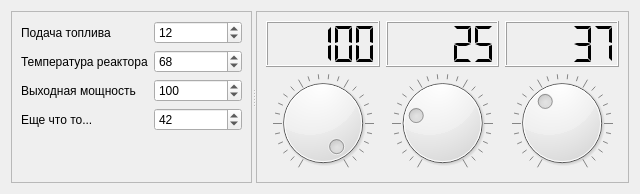
<?xml version="1.0" encoding="UTF-8"?>
<ui version="4.0">
 <class>Dialog</class>
 <widget class="QDialog" name="Dialog">
  <property name="geometry">
   <rect>
    <x>0</x>
    <y>0</y>
    <width>640</width>
    <height>194</height>
   </rect>
  </property>
  <property name="windowTitle">
   <string>Управление реактором</string>
  </property>
  <layout class="QGridLayout" name="gridLayout_3">
   <item row="0" column="0">
    <widget class="QSplitter" name="splitter">
     <property name="orientation">
      <enum>Qt::Horizontal</enum>
     </property>
     <widget class="QFrame" name="frame">
      <property name="frameShape">
       <enum>QFrame::StyledPanel</enum>
      </property>
      <property name="frameShadow">
       <enum>QFrame::Raised</enum>
      </property>
      <layout class="QGridLayout" name="gridLayout">
       <item row="3" column="1">
        <widget class="QSpinBox" name="spinBox_4">
         <property name="value">
          <number>42</number>
         </property>
        </widget>
       </item>
       <item row="2" column="1">
        <widget class="QSpinBox" name="spinBox_3">
         <property name="maximum">
          <number>10000</number>
         </property>
         <property name="value">
          <number>100</number>
         </property>
        </widget>
       </item>
       <item row="3" column="0">
        <widget class="QLabel" name="label_4">
         <property name="text">
          <string>Еще что то...</string>
         </property>
         <property name="buddy">
          <cstring>spinBox_4</cstring>
         </property>
        </widget>
       </item>
       <item row="1" column="1">
        <widget class="QSpinBox" name="spinBox_2">
         <property name="value">
          <number>68</number>
         </property>
        </widget>
       </item>
       <item row="2" column="0">
        <widget class="QLabel" name="label_3">
         <property name="text">
          <string>Выходная мощность</string>
         </property>
         <property name="buddy">
          <cstring>spinBox_3</cstring>
         </property>
        </widget>
       </item>
       <item row="0" column="1">
        <widget class="QSpinBox" name="spinBox">
         <property name="value">
          <number>12</number>
         </property>
        </widget>
       </item>
       <item row="1" column="0">
        <widget class="QLabel" name="label_2">
         <property name="text">
          <string>Температура реактора</string>
         </property>
         <property name="buddy">
          <cstring>spinBox_2</cstring>
         </property>
        </widget>
       </item>
       <item row="0" column="0">
        <widget class="QLabel" name="label">
         <property name="text">
          <string>Подача топлива</string>
         </property>
         <property name="buddy">
          <cstring>spinBox</cstring>
         </property>
        </widget>
       </item>
       <item row="4" column="0" colspan="2">
        <spacer name="verticalSpacer">
         <property name="orientation">
          <enum>Qt::Vertical</enum>
         </property>
         <property name="sizeHint" stdset="0">
          <size>
           <width>20</width>
           <height>40</height>
          </size>
         </property>
        </spacer>
       </item>
      </layout>
     </widget>
     <widget class="QFrame" name="frame_2">
      <property name="frameShape">
       <enum>QFrame::StyledPanel</enum>
      </property>
      <property name="frameShadow">
       <enum>QFrame::Raised</enum>
      </property>
      <layout class="QGridLayout" name="gridLayout_2">
       <item row="0" column="0">
        <widget class="QLCDNumber" name="lcdNumber">
         <property name="segmentStyle">
          <enum>QLCDNumber::Flat</enum>
         </property>
         <property name="value" stdset="0">
          <double>100.000000000000000</double>
         </property>
        </widget>
       </item>
       <item row="0" column="1">
        <widget class="QLCDNumber" name="lcdNumber_2">
         <property name="segmentStyle">
          <enum>QLCDNumber::Flat</enum>
         </property>
         <property name="value" stdset="0">
          <double>25.000000000000000</double>
         </property>
        </widget>
       </item>
       <item row="0" column="2">
        <widget class="QLCDNumber" name="lcdNumber_3">
         <property name="segmentStyle">
          <enum>QLCDNumber::Flat</enum>
         </property>
         <property name="value" stdset="0">
          <double>37.000000000000000</double>
         </property>
        </widget>
       </item>
       <item row="1" column="0">
        <widget class="QDial" name="dial">
         <property name="value">
          <number>99</number>
         </property>
         <property name="wrapping">
          <bool>false</bool>
         </property>
         <property name="notchesVisible">
          <bool>true</bool>
         </property>
        </widget>
       </item>
       <item row="1" column="1">
        <widget class="QDial" name="dial_2">
         <property name="value">
          <number>25</number>
         </property>
         <property name="wrapping">
          <bool>false</bool>
         </property>
         <property name="notchesVisible">
          <bool>true</bool>
         </property>
        </widget>
       </item>
       <item row="1" column="2">
        <widget class="QDial" name="dial_3">
         <property name="value">
          <number>37</number>
         </property>
         <property name="wrapping">
          <bool>false</bool>
         </property>
         <property name="notchesVisible">
          <bool>true</bool>
         </property>
        </widget>
       </item>
      </layout>
     </widget>
    </widget>
   </item>
  </layout>
 </widget>
 <resources/>
 <connections>
  <connection>
   <sender>dial</sender>
   <signal>valueChanged(int)</signal>
   <receiver>lcdNumber</receiver>
   <slot>display(int)</slot>
   <hints>
    <hint type="sourcelabel">
     <x>306</x>
     <y>122</y>
    </hint>
    <hint type="destinationlabel">
     <x>312</x>
     <y>37</y>
    </hint>
   </hints>
  </connection>
  <connection>
   <sender>dial_2</sender>
   <signal>valueChanged(int)</signal>
   <receiver>lcdNumber_2</receiver>
   <slot>display(int)</slot>
   <hints>
    <hint type="sourcelabel">
     <x>415</x>
     <y>113</y>
    </hint>
    <hint type="destinationlabel">
     <x>416</x>
     <y>38</y>
    </hint>
   </hints>
  </connection>
  <connection>
   <sender>dial_3</sender>
   <signal>valueChanged(int)</signal>
   <receiver>lcdNumber_3</receiver>
   <slot>display(int)</slot>
   <hints>
    <hint type="sourcelabel">
     <x>549</x>
     <y>125</y>
    </hint>
    <hint type="destinationlabel">
     <x>557</x>
     <y>37</y>
    </hint>
   </hints>
  </connection>
 </connections>
</ui>
